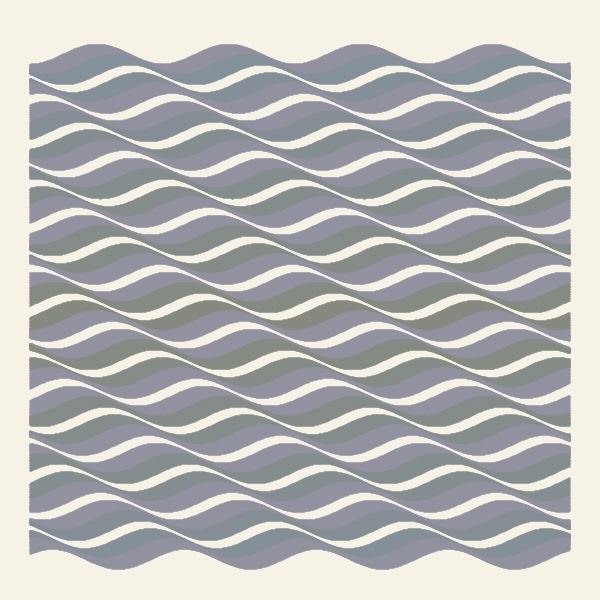
Frame 1 (no input)
Frame 60 (the mouse pressed at the canvas centre just before this capture): identical to frame 1, image omitted
Frame 120 (the mouse held since frame 60 and released just before this capture): identical to frame 1, image omitted

The Processing sketch that drew this single still picture (run headless with seeded random() and noise(); from frame 60 on, the mouse is pressed at the canvas centre):

// Processing sketch: build
// ── build.pde
//Inspired by: Bridget Riley Coloured Greys III 1972
color 	paper 	= #F7F2E6;
color 	purple 	= #9291A0;
color 	blue 	= #84909A;
color 	grey 	= #858980;
//
PImage 	img;
color 	c1, c2, grad;
//
float 	a 		= 0.0;
float 	inc 	= PI / 66;
//
void setup() {
	size(600, 600);
	noFill();
	strokeWeight(2.5);
}
void draw() {
	background(paper);
	for (int j = 0; j < 18; j++) {
		int m = 55;
		if (j < 9) {
			grad = lerpColor(blue, grey, map(j, 0, 9, 0, 1));
		} else {
			grad = lerpColor(grey, blue, map(j, 9, 18, 0, 1));
		}
		if (j % 2 == 0) {
			c1 = purple;
			c2 = grad;
		} else {
			c1 = grad;
			c2 = purple;
		}
		for (int i = 0; i < 20; i++) {
			if (i < 10) {
				stroke(c1);
			} else {
				stroke(c2);
			}
			wave(m + j * 28.5 + i, i * -.085 - j * 2);
		}
	}
}
void wave(float y, float s) {
	beginShape();
	for (int j = 30; j < width - 30; j++) {
		vertex(j, y + cos(s) * 10);
		s = s + inc;
	}
	endShape(OPEN);
}
